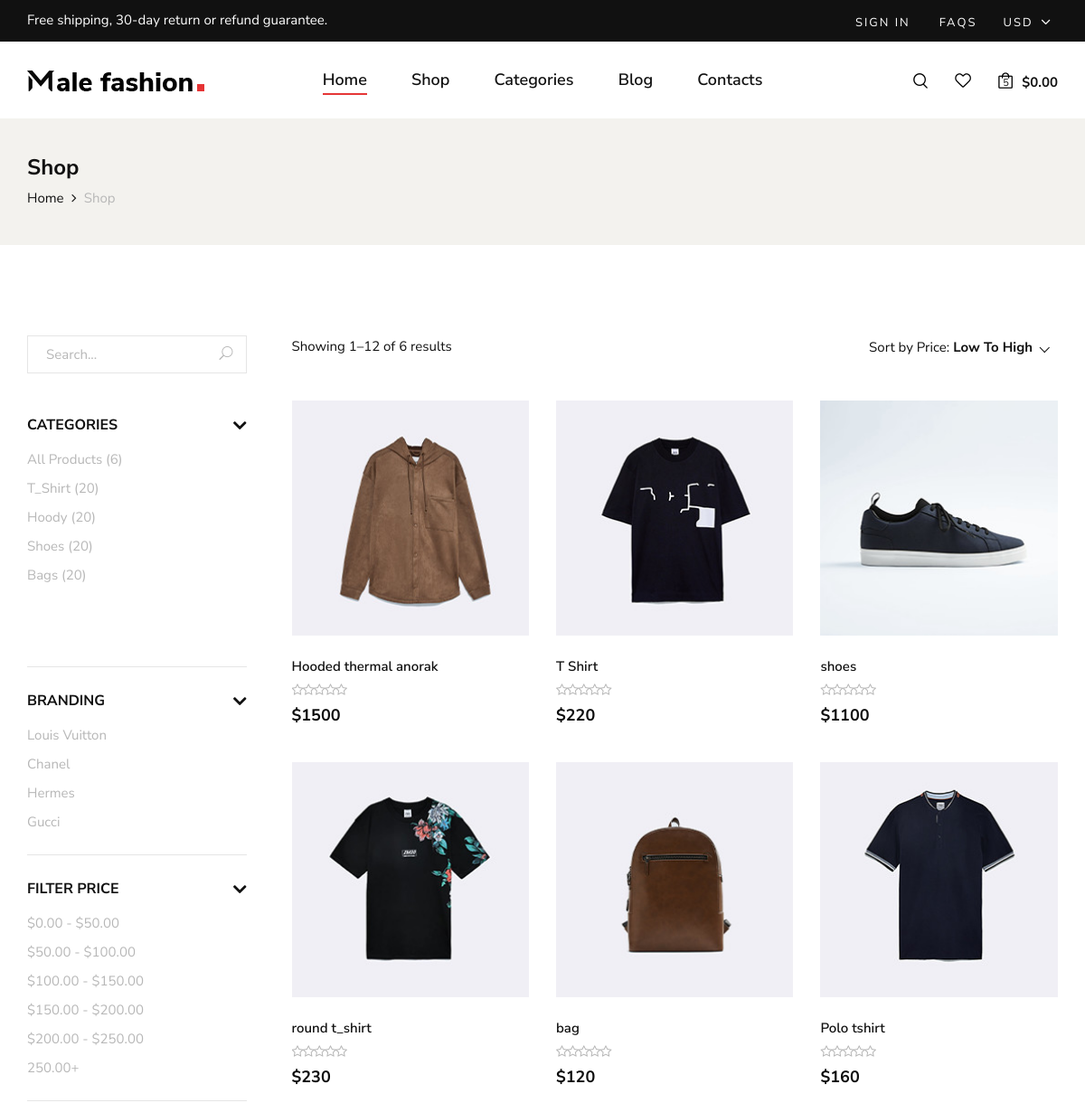
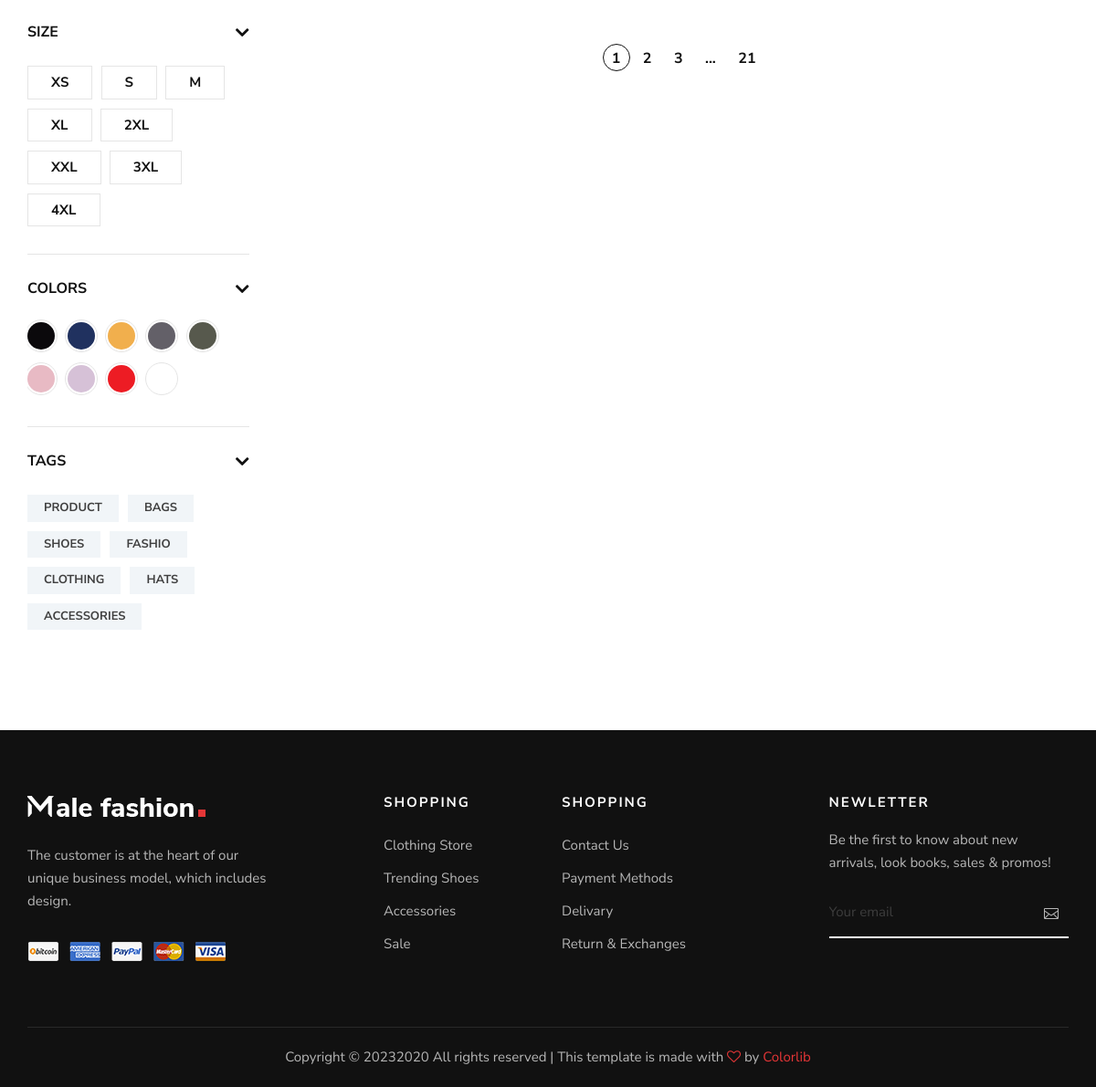
/store/, run on the app's committed database (2 pictures, top to bottom).
### category/models.py (models this page shows)
class Category(models.Model):
    category_name = models.CharField(unique=True, max_length=50)
    slug = models.SlugField(unique=True, max_length=100)
    class Meta:
        verbose_name = 'category'
        verbose_name_plural = 'categories'
    def get_url(self):
        return reverse('product_by_category',args=[self.slug])
    def __str__(self):
        return str(self.category_name)

### store/models.py (models this page shows)
class Product(models.Model):
    name = models.CharField( max_length=50 , unique=True)
    slug = models.SlugField(max_length=50 , unique=True)
    description = models.TextField( max_length=2000 , blank=True)
    image = models.ImageField( upload_to='product_img')
    price = models.IntegerField()
    discount = models.IntegerField(default=0)
    stock = models.IntegerField()
    is_available = models.BooleanField(default=True)
    category = models.ForeignKey("category.Category",related_name=("product"), verbose_name=("category product"), on_delete=models.CASCADE)
    created_at = models.DateTimeField(auto_now_add=True)
    modified_date = models.DateField( auto_now=True)
    def get_absolute_url(self):
        return reverse("product_detail", args=[self.category.slug ,self.slug])
    def __str__(self):
        return self.name

### store/views.py (the view)
# urls.py: path('store/' , include('store.urls')),
def store(request , category_slug=None):
    categories = None
    products = None
    if category_slug != None:
        categories = get_object_or_404(Category, slug=category_slug)
        products = Product.objects.filter(category=categories, is_available=True)
        product_count = products.count()
    else:
        products = Product.objects.all().filter(is_available=True).order_by('id')
        product_count = products.count()
    product = Product.objects.all().filter(is_available=True).order_by('id')
    all_product_count = product.count()
    context = {
        'products':products,
        'product_count': product_count,
        'all_product_count':all_product_count,
    }
    return render(request , 'product/store.html' , context)

### category/category_context.py (called while the page is built)
def menu_links(request):
    links = Category.objects.all()[:10]
    return dict(links=links)

### store/templates/product/store.html (shortened to what this page needs)
{% extends "base.html" %}
{% load static %}
{% block content %}
<section class="breadcrumb-option">
    <div class="container">
        <div class="row">
            <div class="col-lg-12">
                <div class="breadcrumb__text">
                    <h4>Shop</h4>
                    <div class="breadcrumb__links">
                        <a href="./index.html">Home</a>
                        <span>Shop</span>
                    </div>
                </div>
            </div>
        </div>
    </div>
</section>
<section class="shop spad">
    <div class="container">
        <div class="row">
            <div class="col-lg-3">
                <div class="shop__sidebar">
                    <div class="shop__sidebar__search">
                        <form action="#">
                            <input type="text" placeholder="Search...">
                            <button type="submit"><span class="icon_search"></span></button>
                        </form>
                    </div>
                    <div class="shop__sidebar__accordion">
                        <div class="accordion" id="accordionExample">
                            <div class="card">
                                <div class="card-heading">
                                    <a data-toggle="collapse" data-target="#collapseOne">Categories</a>
                                </div>
                                <div id="collapseOne" class="collapse show" data-parent="#accordionExample">
                                    <div class="card-body">
                                        <div class="shop__sidebar__categories">
                                            <ul class="nice-scroll">
                                                <li><a href="{% url 'store'%}">All Products ({{all_product_count}})</a></li>
                                                {% for category in links %}
                                                <li><a href="{{category.get_url}}">{{category}} (20)</a></li>
                                                {% endfor %}
                                            </ul>
                                        </div>
                                    </div>
                                </div>
                            </div>
                            <div class="card">
                                <div class="card-heading">
                                    <a data-toggle="collapse" data-target="#collapseTwo">Branding</a>
                                </div>
                                <div id="collapseTwo" class="collapse show" data-parent="#accordionExample">
                                    <div class="card-body">
                                        <div class="shop__sidebar__brand">
                                            <ul>
                                                <li><a href="#">Louis Vuitton</a></li>
                                                <li><a href="#">Chanel</a></li>
                                                <li><a href="#">Hermes</a></li>
                                                <li><a href="#">Gucci</a></li>
                                            </ul>
                                        </div>
                                    </div>
                                </div>
                            </div>
                            <div class="card">
                                <div class="card-heading">
                                    <a data-toggle="collapse" data-target="#collapseThree">Filter Price</a>
                                </div>
                                <div id="collapseThree" class="collapse show" data-parent="#accordionExample">
                                    <div class="card-body">
                                        <div class="shop__sidebar__price">
                                            <ul>
                                                <li><a href="#">$0.00 - $50.00</a></li>
                                                <li><a href="#">$50.00 - $100.00</a></li>
                                                <li><a href="#">$100.00 - $150.00</a></li>
                                                <li><a href="#">$150.00 - $200.00</a></li>
                                                <li><a href="#">$200.00 - $250.00</a></li>
                                                <li><a href="#">250.00+</a></li>
                                            </ul>
                                        </div>
                                    </div>
                                </div>
                            </div>
                            <div class="card">
                                <div class="card-heading">
                                    <a data-toggle="collapse" data-target="#collapseFour">Size</a>
                                </div>
                                <div id="collapseFour" class="collapse show" data-parent="#accordionExample">
                                    <div class="card-body">
                                        <div class="shop__sidebar__size">
                                            <label for="xs">xs
                                            </label>
                                            <label for="sm">s
                                            </label>
                                            <label for="md">m
                                            </label>
                                            <label for="xl">xl
                                            </label>
                                            <label for="2xl">2xl
                                            </label>
                                            <label for="xxl">xxl
                                            </label>
                                            <label for="3xl">3xl
                                            </label>
                                            <label for="4xl">4xl
                                            </label>
                                        </div>
                                    </div>
                                </div>
                            </div>
                            <div class="card">
                                <div class="card-heading">
                                    <a data-toggle="collapse" data-target="#collapseFive">Colors</a>
                                </div>
                                <div id="collapseFive" class="collapse show" data-parent="#accordionExample">
                                    <div class="card-body">
                                        <div class="shop__sidebar__color">
                                            <label class="c-1" for="sp-1">
                                            </label>
                                            <label class="c-2" for="sp-2">
                                            </label>
                                            <label class="c-3" for="sp-3">
                                            </label>
                                            <label class="c-4" for="sp-4">
                                            </label>
                                            <label class="c-5" for="sp-5">
                                            </label>
                                            <label class="c-6" for="sp-6">
                                            </label>
                                            <label class="c-7" for="sp-7">
                                            </label>
                                            <label class="c-8" for="sp-8">
                                            </label>
                                            <label class="c-9" for="sp-9">
                                            </label>
                                        </div>
                                    </div>
                                </div>
                            </div>
                            <div class="card">
                                <div class="card-heading">
                                    <a data-toggle="collapse" data-target="#collapseSix">Tags</a>
                                </div>
                                <div id="collapseSix" class="collapse show" data-parent="#accordionExample">
                                    <div class="card-body">
                                        <div class="shop__sidebar__tags">
                                            <a href="#">Product</a>
                                            <a href="#">Bags</a>
                                            <a href="#">Shoes</a>
                                            <a href="#">Fashio</a>
                                            <a href="#">Clothing</a>
                                            <a href="#">Hats</a>
                                            <a href="#">Accessories</a>
                                        </div>
                                    </div>
                                </div>
                            </div>
                        </div>
                    </div>
                </div>
            </div>
            <div class="col-lg-9">
                <div class="shop__product__option">
                    <div class="row">
                        <div class="col-lg-6 col-md-6 col-sm-6">
                            <div class="shop__product__option__left">
                                <p>Showing 1–12 of {{product_count}} results</p>
                            </div>
                        </div>
                        <div class="col-lg-6 col-md-6 col-sm-6">
                            <div class="shop__product__option__right">
                                <p>Sort by Price:</p>
                            </div>
                        </div>
                    </div>
                </div>
                <div class="row">
                    {% for product in products %}
                    <div class="col-lg-4 col-md-6 col-sm-6">
                        <div class="product__item">
                            <div class="product__item__pic set-bg" data-setbg="{{product.image.url}}">
                            </div>
                            <div class="product__item__text">
                                <h6>{{product}}</h6>
                                <div class="rating">
                                    <i class="fa fa-star-o"></i>
                                    <i class="fa fa-star-o"></i>
                                    <i class="fa fa-star-o"></i>
                                    <i class="fa fa-star-o"></i>
                                    <i class="fa fa-star-o"></i>
                                </div>
                                <h5>${{product.price}}</h5>
                            </div>
                        </div>
                    </div>
                    {% endfor %}
                </div>
                <div class="row">
                    <div class="col-lg-12">
                        <div class="product__pagination">
                            <a class="active" href="#">1</a>
                            <a href="#">2</a>
                            <a href="#">3</a>
                            <span>...</span>
                            <a href="#">21</a>
                        </div>
                    </div>
                </div>
            </div>
        </div>
    </div>
</section>
{% endblock content %}

### data on the page
Category: category_name "T_Shirt"
Category: category_name "Hoody"
Category: category_name "Shoes"
Category: category_name "Bags"
Product: shows a picture, name "Hooded thermal anorak", price "1500"
Product: shows a picture, name "T Shirt", price "220"
Product: shows a picture, name "shoes", price "1100"
Product: shows a picture, name "round t_shirt", price "230"
Product: shows a picture, name "bag", price "120"
Product: shows a picture, name "Polo tshirt", price "160"

### other printed values
{{ all_product_count }} "6"
{{ product_count }} "6"
